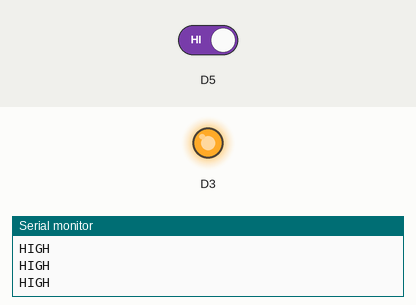
The sketch below on a simulated ESP8266 (NodeMCU). Parts: output pins drawn as LEDs (lit = HIGH), the last lines printed to the serial monitor. The test bench sets the inputs (shaded band); at power-on: D5 HIGH.

Above: at 1.2 s.
1.3 s: D5 driven LOW
At 2.6 s:
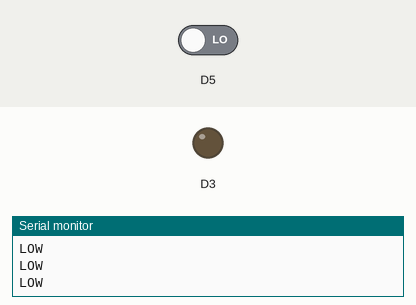
2.9 s: D5 driven HIGH
At 4.0 s:
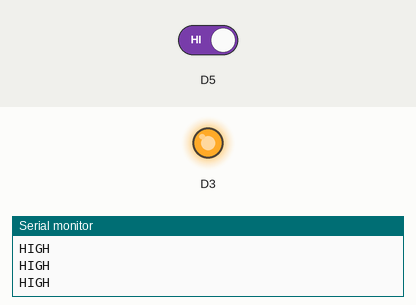
Timing chart, 0 to 5.9 s (numbered marks = the images above; inputs shaded):
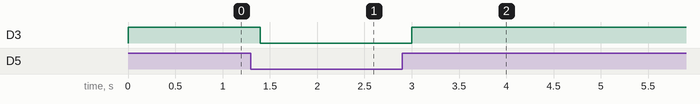

Measured:
- after the input at 1.3 s, D3: HIGH → LOW after 0.10 s
- after the input at 2.9 s, D3: LOW → HIGH after 0.10 s

The sketch:

irSensorSwitch.ino
```cpp
void setup()  {
  Serial.begin(9600);
  pinMode(D3, OUTPUT);
  pinMode(D5, INPUT);
}
void loop()  {
  if (digitalRead(D5) == 0) {
    digitalWrite(D3, 0);
    Serial.println("LOW");
  }
  else {
    digitalWrite(D3, 1);
    Serial.println("HIGH");
  }
  delay(200);
}
```
